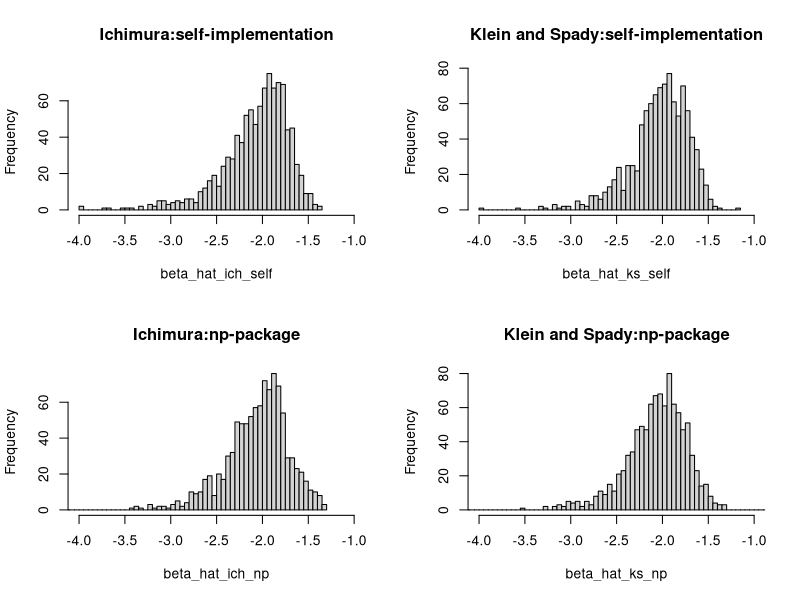
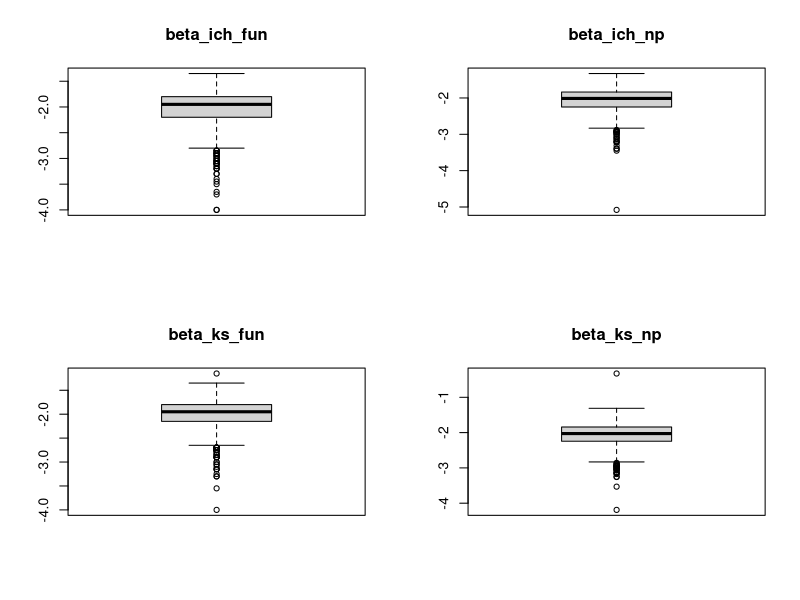

Reproduce these figures in R, in order.
beta_ich_fun=read.csv("mc_beta_ich_fun.csv",header=TRUE)
beta_ks_fun=read.csv("mc_beta_ks_fun.csv",header=TRUE)
beta_ich_np=read.csv("mc_beta_ich_np.csv",header=TRUE)
beta_ks_np=read.csv("mc_beta_ks_np.csv",header=TRUE)


#########################################################################
beta_hat_ich_self <- beta_ich_fun$x
beta_hat_ich_np <- beta_ich_np$x
beta_hat_ks_self <- beta_ks_fun$x
beta_hat_ks_np <- beta_ks_np$x

par(mfrow=c(2,2))
hist(beta_hat_ich_self,breaks = 50, main="Ichimura:self-implementation",xlim = range(c(-4,-1)))
hist(beta_hat_ks_self,breaks = 50, main="Klein and Spady:self-implementation",xlim = range(c(-4,-1)))
hist(beta_hat_ich_np,breaks =60, main="Ichimura:np-package", xlim = range(c(-4,-1)))
hist(beta_hat_ks_np,breaks = 60, main="Klein and Spady:np-package", xlim = range(c(-4,-1)))

boxplot(beta_ich_fun$x, main="beta_ich_fun")
boxplot(beta_ich_np$x, main="beta_ich_np")
boxplot(beta_ks_fun$x, main="beta_ks_fun")
boxplot(beta_ks_np$x, main="beta_ks_np")

stats_ich_fun <- boxplot.stats(beta_ich_fun$x, coef = 1.5)$stats
stats_ich_np <- boxplot.stats(beta_ich_np$x, coef = 1.5)$stats
stats_ks_fun <- boxplot.stats(beta_ks_fun$x, coef = 1.5)$stats
stats_ks_np <- boxplot.stats(beta_ks_np$x, coef = 1.5)$stats